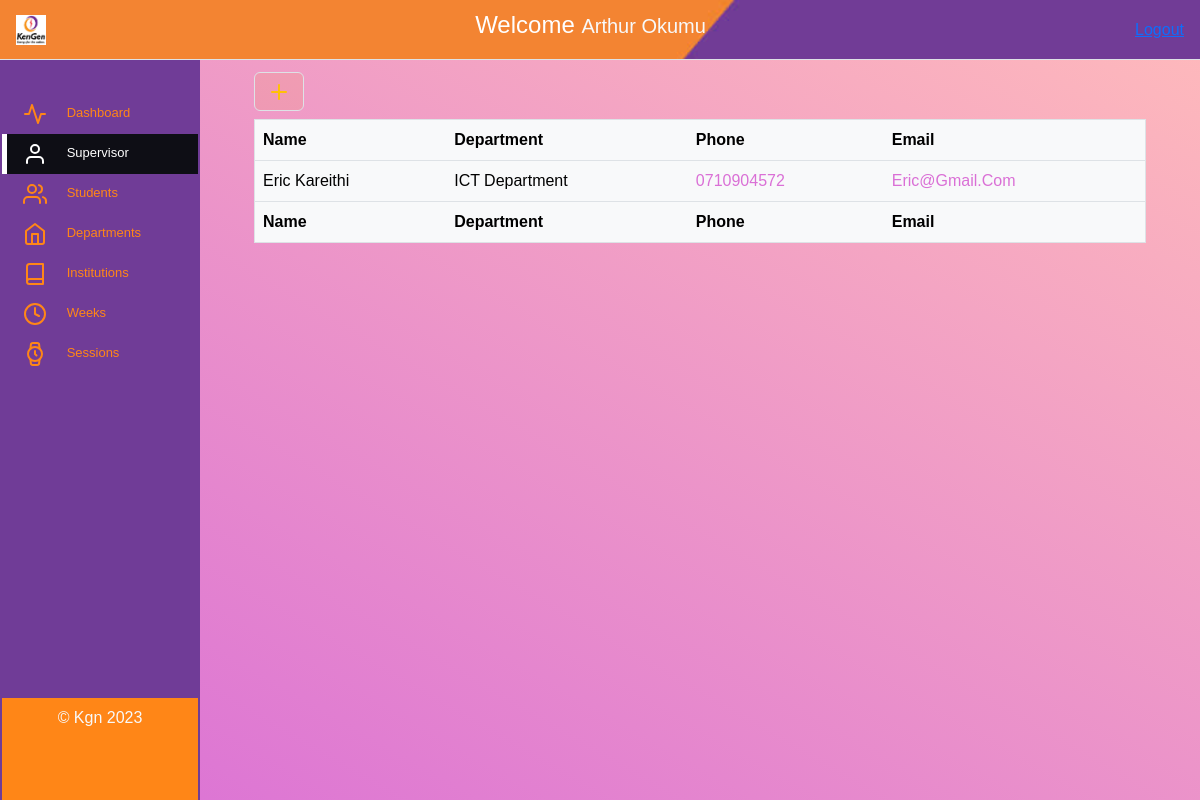
The app's page /adm?page=supervisor (signed in) with its own data.
### Kengen/models.py (models this page shows, shortened)
class Supervisor(models.Model):
    supervisor_details=models.ForeignKey(User, on_delete=models.CASCADE)
    department=models.ForeignKey(Department, on_delete=models.CASCADE)
    phone_number=models.CharField(max_length=15)
    profile_photo=models.ImageField(upload_to='supervisir', default='user.svg')
    session=models.ForeignKey(AttSession, on_delete=models.CASCADE, null=True)

class Department(models.Model):
    department_name=models.CharField(max_length=200)
    def __str__(self):
        return f"{self.department_name} Department"
    class Meta:
        ordering=['department_name']

### Kengen/administrator.py (the view, shortened to what this page needs)
# urls.py: path('adm', administrator.dashboard, name="dashboard"),
def dashboard(request):
    if request.user.is_authenticated:
        user=User.objects.get(id=request.user.id)
        if user.groups.filter(name="Admin").exists():
            try:
                page=request.GET['page']
            except:
                page='dashboard'
            departments=Department.objects.all()
            if page == 'students':
                try:
                    try:
                        sessionid=request.GET['sid']
                        students=Student.objects.filter(session=AttSession(id=sessionid)).annotate(approved_count=Count('logs', filter=models.Q(logs__approved='True')))
                    except:
                        pass
                    try:
                        print("Pass test before, weekid")
                        wid=request.GET['wkid']
                        thisweek=Week.objects.get(id=wid)
                        print("Pass test after, weekid")
                        approvedlg=Logs.objects.filter(approved='True', week=thisweek)
                        print("Pass test after, approvedlogs as ", approvedlg)
                        context={
                            'approved': approvedlg,
                            'thisweek':thisweek,
                            'page_id':page,
                            }
                        print("Pass test context as", context)
                        return render(request, 'admin/students1.html', context)
                    except:
                        pass
                except:
                    students=Student.objects.filter(session=AttSession.objects.get(active='True')).annotate(approved_count=Count('logs', filter=models.Q(logs__approved='True')))
                try:
                    lid=request.GET['id']
                    users=User.objects.get(id=lid)
                    std=Student.objects.get(student_details=users)
                    try:
                        logid=request.GET['logs']
                        logs=Logs.objects.get(id=logid)
                        context={
                                'logs':logs,
                                'page_id':page,
                                'users':users,
                            }
                        return render(request, 'admin/viewLogs.html', context)
                    except:
                        logs=Logs.objects.filter(student_details=std, approved='True')
                        logs_reject=Logs.objects.filter(student_details=std, approved='False')
                        try:
                            report=FinalReport.objects.get(person=users).document
                        except:
                            report=None
                        context={
                            'logs': logs,
                            'users':users,
                        'page_id':page,
                        'report':report,
                        'logs_reject':logs_reject,
                        }
                        return render(request, 'admin/list.html', context)
                except:
                    try:
                        students=Student.objects.filter(session=AttSession.objects.get(active='True')).annotate(approved_count=Count('logs', filter=models.Q(logs__approved='True')))
                    except:
                        students=None
                    institutions=Institution.objects.all()
                    context={
                        'students':students,
                        'departments':departments,
                        'page_id':page,
                        'institutions':institutions,
                    }
                    return render(request, 'admin/students.html', context)
            elif page == 'supervisor':
                supervisor=Supervisor.objects.all()
                context={
                    'supervisor':supervisor,
                    'departments':departments,
                    'page_id':page,
                }
                return render(request, 'admin/supervisor.html', context)
        else:
            return redirect("/")
    else:
        return redirect("/login")

### templates/admin/supervisor.html (shortened to what this page needs)
{%extends 'admin/adminbase.html'%}
{%load static%}
{%block toolkit%}
<div class="mt-1 mb-2 d-flex justify-content-between">   <div class="btn-group">
        <button id="editable-sample_new" onclick="addNew('add')" class="btn border card-icon-warning">
            <i data-feather="plus"></i>
        </button>
    </div>
</div>
{%endblock%}
{%block body%}
<table id="atom_table" class="table table-light border compact my-1">
    <thead>
        <tr>
            <th>Name</th>
            <th>Department</th>
            <th>Phone</th>
            <th>Email</th>
        </tr>
    </thead>
    <tbody>
        {% for sup in supervisor %}
        <tr>
            <td>{{sup.supervisor_details.first_name}} {{sup.supervisor_details.last_name}}</td>
            <td>{{sup.department}}</td>
            <td> <a href="tel:{{sup.phone_number}}"> {{sup.phone_number}}</a></td>
            <td><a href="mailto:{{sup.supervisor_details.email}}">{{sup.supervisor_details.email}}</a></td>
        </tr>
        {%endfor%}
    </tbody>
    <tfoot>
        <tr>
            <th>Name</th>
            <th>Department</th>
            <th>Phone</th>
            <th>Email</th>
        </tr>
    </tfoot>
</table>
{%endblock%}

### templates/admin/adminbase.html (shortened to what this page needs)
{%load static%}
<!DOCTYPE html>
<html lang="en">
<head>
    <link rel="stylesheet" href="https://cdn.jsdelivr.net/npm/bootstrap@5.3.0/dist/css/bootstrap.min.css">
    <link href="https://cdn.datatables.net/v/dt/jszip-2.5.0/dt-1.13.4/af-2.5.3/b-2.3.6/b-colvis-2.3.6/b-html5-2.3.6/b-print-2.3.6/datatables.min.css" rel="stylesheet"/>
    <link rel="stylesheet" href="{%static 'assets/css/admin.css' %}">
</head>
<body>
    <div class="admin-pannel">
        <div id="nav"
            class="nav px-3 mt-0 pt-0 border-bottom container-fluid d-flex align-items-center justify-content-between kgn-topnav-height text-white essy">
            <div class="nav-item nav-brand"><a href="/"><img src="{%static 'favicon.ico'%}" alt="logo" width="30px"
                        height="30px"></a></div>
            <div class="user_details">
                <h4>Welcome <span class="display-6 text-light text-center" style=" font-size: 20px;">{{user.first_name}}
                        {{user.last_name}}</span>
                </h4>
            </div>
            <div class="nav-item">
                <span> <a href="/logout"> Logout</a></span>
            </div>
        </div>
        <div class="container-fluid">
            <div class="row flex-nowrap">
                <div class="kgn-side-bar col-auto col-md-3 col-lg-2 d-flex flex-column justify-content-between kgn-nav">
                    <div class="py-2">
                        <ul class="nav nav-pills flex-column mt-4">
                            <li class="nav-item py-2 py-sm-0" id="dashboard">
                                <a href="/adm" class="nav-link">
                                    <i class="" data-feather="activity"></i> <span
                                        class="ms-3 d-none d-sm-inline">Dashboard</span>
                                </a>
                            </li>
                            <li class="nav-item py-2 py-sm-0" id="supervisor">
                                <a href="/adm?page=supervisor" class="nav-link">
                                    <i class="" data-feather="user"></i> <span
                                        class="ms-3 d-none d-sm-inline">Supervisor</span>
                                </a>
                            </li>
                            <li class="nav-item py-2 py-sm-0" id="students">
                                <a href="/adm?page=students" class="nav-link">
                                    <i class="" data-feather="users"></i> <span
                                        class="ms-3 d-none d-sm-inline">Students</span>
                                </a>
                            </li>
                            <li class="nav-item py-2 py-sm-0" id="departments">
                                <a href="/adm?page=departments" class="nav-link">
                                    <i class="" data-feather="home"></i> <span
                                        class="ms-3 d-none d-sm-inline">Departments</span>
                                </a>
                            </li>
                            <li class="nav-item py-2 py-sm-0" id="institutions">
                                <a href="/adm?page=institutions" class="nav-link">
                                    <i class="" data-feather="book"></i> <span
                                        class="ms-3 d-none d-sm-inline">Institutions</span>
                                </a>
                            </li>
                            <li class="nav-item py-2 py-sm-0" id="weeks">
                                <a href="/adm?page=weeks" class="nav-link">
                                    <i class="" data-feather="clock"></i> <span
                                        class="ms-3 d-none d-sm-inline">Weeks</span> </a>
                            </li>
                            <li class="nav-item py-2 py-sm-0" id="sessions">
                                <a href="/adm?page=sessions" class="nav-link">
                                    <i class="" data-feather="watch"></i> <span
                                        class="ms-3 d-none d-sm-inline">Sessions</span> </a>
                            </li>
                        </ul>
                    </div>
                    <div class="py-2 text-center text-light footer">
                        &copy; Kgn 2023
                    </div>
                </div>
                <div class="px-1 col-md-9 col-lg-9 kgn-tbl-container mx-auto pb-5 pt-2 table-responsive">
                    {%block toolkit%}
                    {%endblock%}
                    {%block body%}
                    {%endblock%}
                </div>
            </div>
        </div>
    </div>
</body>
</html>

### static/assets/css/admin.css (style rules this page uses)
:root { --white: #fbbf; --black: #DA70D6; --navcolor:#703C97; --blackdialog_background_color:rgba(255, 255, 255, 0.1); --lighthover:#FF8617; --lighthover2:#ffff; --lighthover3:#BA55D3 ; ; }
* { padding: 0; margin: 0; outline: none; }
body { background-color: var(--white); font-family: "IBM Plex Sans", sans-serif; background-image: linear-gradient(30deg, #da70d6, transparent); }
table tr td a { color: var(--black); text-decoration: none; }
.nav-pills li, i { font-size: 13px; color: var(--lighthover); }
.nav-pills li { border-left: 5px solid transparent; }
.nav-pills li a { color: var(--lighthover); }
.kgn-nav { background-color: var(--navcolor); }
.essy { background-image: url(/static/slide.jpg) !important; background-size: cover; }
.kgn-topnav-height { height: 60px; }
.nav-pills .active { border-left: 5px solid var(--lighthover2); background-color: #0e0e15; }
.nav-pills .active a { color: var(--lighthover2); }
.kgn-side-bar { overflow: hidden; position: static; padding: 2px; height: 100vh; }
.kgn-side-bar .footer { height: 20vh; background-color:#FF8617; }
.kgn-tbl-container { overflow-x: hidden; overflow-y: scroll; max-height: 94vh; -ms-overflow-style: none; scrollbar-width: none; }
.admin-pannel { height: 100vh; overflow: hidden; }
.card-icon-warning { color: #ffc107 !important; background: rgba(234, 147, 12, 0.1) !important }
#atom_table tbody { font-size: 16px; text-transform: capitalize; }
#atom_table tbody tr td:nth-child(1) { cursor: pointer; }

### records on screen
Supervisor: supervisor_details.first_name "Eric", supervisor_details.last_name "Kareithi", department "ICT Department", phone_number "0710904572", supervisor_details.email "Eric@gmail.com"

### other values on screen
{{ user.first_name }} "Arthur"
{{ user.last_name }} "Okumu"
